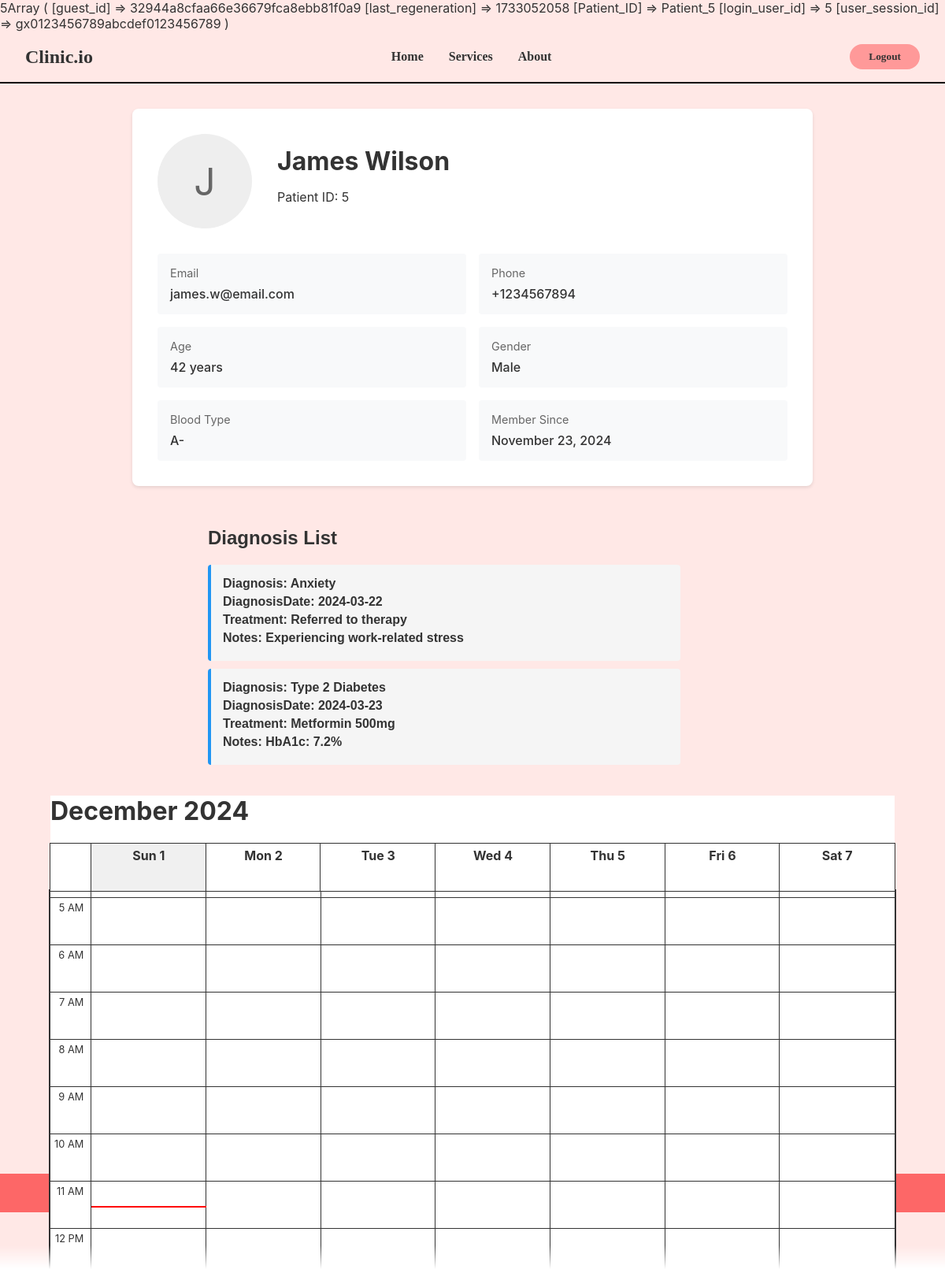
The page /user.php (signed in) on the database its author committed.
### tables this page shows
CREATE TABLE IF NOT EXISTS patient ( 
    ID INT NOT NULL PRIMARY KEY AUTO_INCREMENT, 
    First_Name VARCHAR(50) NOT NULL,
    Last_Name VARCHAR(50) NOT NULL, 
    Email VARCHAR(100) NOT NULL UNIQUE, 
    pwd VARCHAR(255) NOT NULL, 
    phoneNum VARCHAR(15) NOT NULL, 
    DOB DATE NOT NULL, 
    gender VARCHAR(10) NOT NULL, 
    BloodType VARCHAR(3) NOT NULL,
    Created_AT TIMESTAMP DEFAULT CURRENT_TIMESTAMP,
    Updated_AT TIMESTAMP DEFAULT CURRENT_TIMESTAMP ON UPDATE CURRENT_TIMESTAMP, 
    Session_ID VARCHAR(128) DEFAULT NULL,
    CONSTRAINT chk_gender CHECK (gender IN ('Male', 'Female', 'Other')),
    CONSTRAINT chk_bloodtype CHECK (BloodType IN ('A+', 'A-', 'B+', 'B-', 'AB+', 'AB-', 'O+', 'O-'))
);

CREATE TABLE IF NOT EXISTS medical_record ( 
    PatientID INT NOT NULL,
    Diagnosis VARCHAR(100) NOT NULL,
    DiagnosisDate DATE NOT NULL DEFAULT (CURRENT_DATE),
    Treatment VARCHAR(255),
    Notes TEXT,
    PRIMARY KEY (PatientID, Diagnosis, DiagnosisDate),
    FOREIGN KEY (PatientID) REFERENCES patient(ID) ON DELETE RESTRICT ON UPDATE CASCADE
);

### includes/user_model.inc.php (called while the page is built, shortened)
<?php
function getPatient_from_id($pdo, $patient_id)
{
    $query = "SELECT First_Name, Last_Name, Email, phoneNum, DOB, gender, BloodType, Created_AT FROM patient WHERE ID = :id";
    $stmt = $pdo->prepare($query);
    $stmt->bindParam(":id", $patient_id);
    $stmt->execute();
    $result = $stmt->fetch(PDO::FETCH_ASSOC);
    return $result;
}
function get_medical_records($pdo, $patient_id)
{
    $query = "Select * from medical_record  where PatientId = :ID";
    try {
        $stmt = $pdo->prepare($query);
        $stmt->bindParam(':ID', $patient_id);
        $stmt->execute();
        return $stmt->fetchAll(PDO::FETCH_ASSOC);
    } catch (PDOException $e) {
        error_log("Database error in get_medical_records: " . $e->getMessage());
        return [];
    }
}

### includes/user_controller.inc.php (called while the page is built, shortened)
<?php
function getrecords($pdo, $id)
{
    $records = get_medical_records($pdo, $id);
    return $records;
}

### user.php (the view, shortened to what this page needs)
<?php
try {
    $db = Database::getInstance();
    $pdo = $db->getConnection();
    $pdo->setAttribute(PDO::ATTR_ERRMODE, PDO::ERRMODE_EXCEPTION);
} catch (PDOException $e) {
    echo $e->getMessage();
}
try {
    $userId = isset($_SESSION['login_user_id']) ? (int) $_SESSION['login_user_id'] : -1;
    require_once 'includes/user_model.inc.php';
    $user = getPatient_from_id($pdo, $userId);
} catch (PDOException $e) {
    die("Query failed: " . $e->getMessage());
}
$dob = new DateTime($user['DOB']);
$today = new DateTime();
$age = $dob->diff($today)->y;
$createdDate = new DateTime($user['Created_AT']);
$formattedDate = $createdDate->format('F j, Y');
require_once 'includes/user_controller.inc.php';
$records = getrecords($pdo, $userId);
print_r($_SESSION)
    ?>
<!DOCTYPE html>
<html lang="en">
<head>
    <link rel="stylesheet" href="css/layout.css">
    <link rel="stylesheet" href="css/user.css ">
    <link rel="stylesheet" href="css/schedule.css">
</head>
<body>
    <nav>
        <div class="logo">Clinic.io</div>
        <div class="nav-links">
            <a href="index.php">Home</a>
            <a href="search.php">Services</a>
            <a href="about.php">About</a>
        </div>
        <a href="logout.php"><button class="register-btn">Logout</button></a>
    </nav>
    <main>
        <div class="profile-container">
            <div class="profile-header">
                <div class="profile-avatar">
                    <?php echo strtoupper(substr($user['First_Name'], 0, 1)); ?>
                </div>
                <div class="profile-info">
                    <h1 class="profile-name">
                        <?php echo htmlspecialchars($user['First_Name'] . ' ' . $user['Last_Name']); ?>
                    </h1>
                    <p>Patient ID: <?php echo htmlspecialchars($userId); ?></p>
                </div>
            </div>
            <div class="profile-details">
                <div class="detail-item">
                    <div class="detail-label">Email</div>
                    <div class="detail-value"><?php echo htmlspecialchars($user['Email']); ?></div>
                </div>
                <div class="detail-item">
                    <div class="detail-label">Phone</div>
                    <div class="detail-value"><?php echo htmlspecialchars($user['phoneNum']); ?></div>
                </div>
                <div class="detail-item">
                    <div class="detail-label">Age</div>
                    <div class="detail-value"><?php echo $age; ?> years</div>
                </div>
                <div class="detail-item">
                    <div class="detail-label">Gender</div>
                    <div class="detail-value"><?php echo htmlspecialchars($user['gender']); ?></div>
                </div>
                <div class="detail-item">
                    <div class="detail-label">Blood Type</div>
                    <div class="detail-value"><?php echo htmlspecialchars($user['BloodType']); ?></div>
                </div>
                <div class="detail-item">
                    <div class="detail-label">Member Since</div>
                    <div class="detail-value"><?php echo $formattedDate; ?></div>
                </div>
            </div>
        </div>
        <?php
        if ($records) {
            echo '<div class="diagnosis-list">
            <h2>Diagnosis List</h2>';
            foreach ($records as $rec) {
                echo '<div class="diagnosis-item">
                <div class ="diagnosis-title " >Diagnosis: ' . $rec['Diagnosis'] . '</div>
                <div class ="diagnosis-title " >DiagnosisDate: ' . $rec['DiagnosisDate'] . '</div>
                <div class ="diagnosis-title " >Treatment: ' . $rec['Treatment'] . '</div>
                <div class ="diagnosis-title " >Notes: ' . $rec['Notes'] . '</div></div>';
            }
            echo '</div>';
        }
        ?>
        <div class="calendar-wrapper">
            <div class="fixed-header">
                <h1 class="current-month"></h1>
                <div class="calendar" id="calendar-header"></div>
                <button id="add-event-btn"><i class="bx bx-plus"></i></button>
            </div>
            <div class="calendar-container">
                <div class="calendar" id="calendar-body"></div>
            </div>
        </div>
    </main>
    <footer>
    </footer>
</body>
</html>

### css/layout.css (style rules this page uses)
body { margin: 0; font-family: -apple-system, BlinkMacSystemFont, "Segoe UI", Roboto, sans-serif; background-color: #ffe8e6; }
nav { font-family: 'Margarine', cursive; display: flex; justify-content: space-between; padding: 1rem 2rem; align-items: center; background-color: #ffe8e6; border-bottom: 2px solid rgba(0, 0, 0, 1); font-weight: 700; }
.logo { font-size: 1.5rem; font-weight: bold; color: #333; }
.nav-links { display: flex; gap: 2rem; }
.nav-links a { text-decoration: none; color: #333; }
.register-btn { font-family: 'Margarine', cursive; background-color: #ff9999; padding: 0.5rem 1.5rem; border-radius: 20px; font-weight: 700; border: none; color: #333; cursor: pointer; }
footer { font-family: 'Margarine', cursive; background-color: #fd6767; color: #fff; padding: 1rem 2rem; text-align: center; font-size: 0.9rem; }

### css/user.css (style rules this page uses)
.profile-container { max-width: 800px; margin: 2rem auto; padding: 2rem; background: #fff; border-radius: 8px; box-shadow: 0 2px 4px rgba(0, 0, 0, 0.1); }
.profile-header { display: flex; align-items: center; margin-bottom: 2rem; gap: 2rem; }
.profile-avatar { width: 120px; height: 120px; border-radius: 60px; background: #eee; display: flex; align-items: center; justify-content: center; font-size: 3rem; color: #666; }
.profile-info { flex: 1; }
.profile-name { font-size: 2rem; margin: 0 0 0.5rem 0; }
.profile-details { display: grid; grid-template-columns: repeat(2, 1fr); gap: 1rem; margin-top: 2rem; }
.detail-item { padding: 1rem; background: #f8f9fa; border-radius: 4px; }
.detail-label { color: #666; font-size: 0.9rem; margin-bottom: 0.5rem; }
.detail-value { font-weight: 500; }

### css/schedule.css (style rules this page uses)
:root { --bg-color: #fff; --text-color: #333; --event-text: #fff; --grid-color: #e0e0e0; --active-day-bg: #f0f0f0; }
body { color: var(--text-color); }
.calendar-container { position: relative; height: 100%; overflow-y: auto; outline: 2px solid #333; }
.calendar { display: grid; grid-template-columns: auto repeat(7, 1fr); background-color: transparent; }
.fixed-header { position: relative; top: 0; z-index: 100; background-color: var(--bg-color); }
.calendar-container { scrollbar-width: none; -ms-overflow-style: none; }
.calendar-container::after { content: ""; position: fixed; bottom: 0; left: 0; right: 0; height: 30px; background: linear-gradient( to top, rgba(255, 255, 255, 1), rgba(255, 255, 255, 0) ); pointer-events: none; }
#add-event-btn { position: absolute; top: 10px; right: 60px; background: none; border: none; font-size: 24px; cursor: pointer; color: #333; transition: color 0.3s ease; }
.calendar-wrapper { position: relative; display: block; padding: 0 4rem; height: 60vh; }

### user.php (style rules this page uses)
.diagnosis-list { width: 100%; max-width: 600px; padding-left: 22%; font-family: Arial, sans-serif; height: 340px; overflow: auto; }
.diagnosis-item { padding: 15px; margin-bottom: 10px; background-color: #f5f5f5; border-left: 4px solid #2196f3; border-radius: 4px; }
.diagnosis-title { font-weight: bold; color: #333; margin-bottom: 5px; }

### rows shown on the page
patient: First_Name "J", First_Name+Last_Name "James Wilson", Email "james.w@email.com", phoneNum "+1234567894", gender "Male", BloodType "A-", Created_AT "November 23, 2024"
medical_record: Diagnosis "Anxiety", DiagnosisDate "2024-03-22", Treatment "Referred to therapy", Notes "Experiencing work-related stress"
medical_record: Diagnosis "Type 2 Diabetes", DiagnosisDate "2024-03-23", Treatment "Metformin 500mg", Notes "HbA1c: 7.2%"

### other values the page prints
$userId "5"
